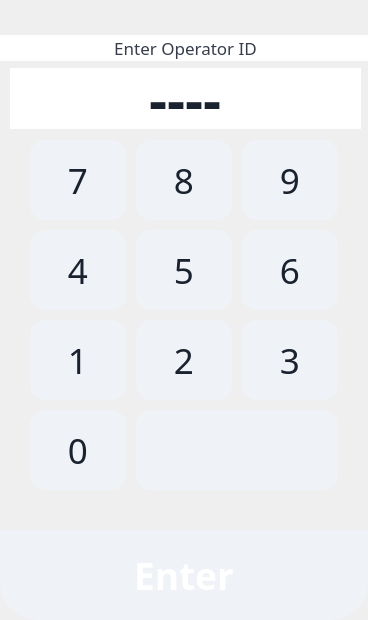
   <widget class="QWidget" name="wgtNumPad" native="true">
    <property name="geometry">
     <rect>
      <x>980</x>
      <y>91</y>
      <width>368</width>
      <height>620</height>
     </rect>
    </property>
    <property name="minimumSize">
     <size>
      <width>368</width>
      <height>620</height>
     </size>
    </property>
    <property name="maximumSize">
     <size>
      <width>368</width>
      <height>620</height>
     </size>
    </property>
    <property name="autoFillBackground">
     <bool>false</bool>
    </property>
    <property name="styleSheet">
     <string notr="true">QWidget#wgtNumPad
{
    background-color: rgb(255,255,255);
    color: rgb(25,34,46);
    border-style: solid;
    border-radius: 40px;
   /* border-top-left-radius: 0px;
    border-top-right-radius: 0px;
    border-bottom-left-radius: 40px;
    border-bottom-right-radius: 40px;
    border-width: 1px;
    border-color: rgb(255,0,0); */
}</string>
    </property>
    <widget class="QPushButton" name="butSeven">
     <property name="geometry">
      <rect>
       <x>30</x>
       <y>140</y>
       <width>96</width>
       <height>80</height>
      </rect>
     </property>
     <property name="minimumSize">
      <size>
       <width>96</width>
       <height>80</height>
      </size>
     </property>
     <property name="maximumSize">
      <size>
       <width>96</width>
       <height>80</height>
      </size>
     </property>
     <property name="font">
      <font>
       <family>Poppins SemiBold</family>
       <pointsize>26</pointsize>
       <weight>50</weight>
       <bold>false</bold>
      </font>
     </property>
     <property name="styleSheet">
      <string notr="true">QPushButton#butSeven
{
    background-color: rgb(239,242,246);
    color: rgb(25,34,46);
    border-style: solid;
    border-radius: 15px;
    border-width: 0px;
    line-height: 10px;
}</string>
     </property>
     <property name="text">
      <string notr="true">7</string>
     </property>
    </widget>
    <widget class="QPushButton" name="butEight">
     <property name="geometry">
      <rect>
       <x>136</x>
       <y>140</y>
       <width>96</width>
       <height>80</height>
      </rect>
     </property>
     <property name="minimumSize">
      <size>
       <width>96</width>
       <height>80</height>
      </size>
     </property>
     <property name="maximumSize">
      <size>
       <width>96</width>
       <height>100</height>
      </size>
     </property>
     <property name="font">
      <font>
       <family>Poppins Medium</family>
       <pointsize>26</pointsize>
       <weight>50</weight>
       <bold>false</bold>
       <stylestrategy>PreferAntialias</stylestrategy>
      </font>
     </property>
     <property name="styleSheet">
      <string notr="true">QPushButton#butEight
{
    background-color: rgb(239,242,246);
    color: rgb(25,34,46);
    border-style: solid;
    border-radius: 15px;
    border-width: 0px;
}</string>
     </property>
     <property name="text">
      <string>8</string>
     </property>
    </widget>
    <widget class="QPushButton" name="butNine">
     <property name="geometry">
      <rect>
       <x>242</x>
       <y>140</y>
       <width>96</width>
       <height>80</height>
      </rect>
     </property>
     <property name="minimumSize">
      <size>
       <width>96</width>
       <height>80</height>
      </size>
     </property>
     <property name="maximumSize">
      <size>
       <width>96</width>
       <height>100</height>
      </size>
     </property>
     <property name="font">
      <font>
       <family>Poppins Medium</family>
       <pointsize>26</pointsize>
       <weight>50</weight>
       <bold>false</bold>
       <stylestrategy>PreferAntialias</stylestrategy>
      </font>
     </property>
     <property name="styleSheet">
      <string notr="true">QPushButton#butNine
{
    background-color: rgb(239,242,246);
    color: rgb(25,34,46);
    border-style: solid;
    border-radius: 15px;
    border-width: 0px;
}</string>
     </property>
     <property name="text">
      <string>9</string>
     </property>
    </widget>
    <widget class="QPushButton" name="butFive">
     <property name="geometry">
      <rect>
       <x>136</x>
       <y>230</y>
       <width>96</width>
       <height>80</height>
      </rect>
     </property>
     <property name="minimumSize">
      <size>
       <width>96</width>
       <height>80</height>
      </size>
     </property>
     <property name="maximumSize">
      <size>
       <width>96</width>
       <height>100</height>
      </size>
     </property>
     <property name="font">
      <font>
       <family>Poppins Medium</family>
       <pointsize>26</pointsize>
       <weight>50</weight>
       <bold>false</bold>
       <stylestrategy>PreferAntialias</stylestrategy>
      </font>
     </property>
     <property name="styleSheet">
      <string notr="true">QPushButton#butFive
{
    background-color: rgb(239,242,246);
    color: rgb(25,34,46);
    border-style: solid;
    border-radius: 15px;
    border-width: 0px;
}</string>
     </property>
     <property name="text">
      <string>5</string>
     </property>
    </widget>
    <widget class="QPushButton" name="butSix">
     <property name="geometry">
      <rect>
       <x>242</x>
       <y>230</y>
       <width>96</width>
       <height>80</height>
      </rect>
     </property>
     <property name="minimumSize">
      <size>
       <width>96</width>
       <height>80</height>
      </size>
     </property>
     <property name="maximumSize">
      <size>
       <width>96</width>
       <height>100</height>
      </size>
     </property>
     <property name="font">
      <font>
       <family>Poppins Medium</family>
       <pointsize>26</pointsize>
       <weight>50</weight>
       <bold>false</bold>
       <stylestrategy>PreferAntialias</stylestrategy>
      </font>
     </property>
     <property name="styleSheet">
      <string notr="true">QPushButton#butSix
{
    background-color: rgb(239,242,246);
    color: rgb(25,34,46);
    border-style: solid;
    border-radius: 15px;
    border-width: 0px;
}</string>
     </property>
     <property name="text">
      <string>6</string>
     </property>
    </widget>
    <widget class="QPushButton" name="butThree">
     <property name="geometry">
      <rect>
       <x>242</x>
       <y>320</y>
       <width>96</width>
       <height>80</height>
      </rect>
     </property>
     <property name="minimumSize">
      <size>
       <width>96</width>
       <height>80</height>
      </size>
     </property>
     <property name="maximumSize">
      <size>
       <width>96</width>
       <height>100</height>
      </size>
     </property>
     <property name="font">
      <font>
       <family>Poppins Medium</family>
       <pointsize>26</pointsize>
       <weight>50</weight>
       <bold>false</bold>
       <stylestrategy>PreferAntialias</stylestrategy>
      </font>
     </property>
     <property name="styleSheet">
      <string notr="true">QPushButton#butThree
{
    background-color: rgb(239,242,246);
    color: rgb(25,34,46);
    border-style: solid;
    border-radius: 15px;
    border-width: 0px;
}</string>
     </property>
     <property name="text">
      <string>3</string>
     </property>
    </widget>
    <widget class="QPushButton" name="butOne">
     <property name="geometry">
      <rect>
       <x>30</x>
       <y>320</y>
       <width>96</width>
       <height>80</height>
      </rect>
     </property>
     <property name="minimumSize">
      <size>
       <width>96</width>
       <height>80</height>
      </size>
     </property>
     <property name="maximumSize">
      <size>
       <width>96</width>
       <height>100</height>
      </size>
     </property>
     <property name="font">
      <font>
       <family>Poppins SemiBold</family>
       <pointsize>26</pointsize>
       <weight>50</weight>
       <bold>false</bold>
      </font>
     </property>
     <property name="styleSheet">
      <string notr="true">QPushButton#butOne
{
    background-color: rgb(239,242,246);
    color: rgb(25,34,46);
    border-style: solid;
    border-radius: 15px;
    border-width: 0px;
}</string>
     </property>
     <property name="text">
      <string>1</string>
     </property>
    </widget>
    <widget class="QPushButton" name="butFour">
     <property name="geometry">
      <rect>
       <x>30</x>
       <y>230</y>
       <width>96</width>
       <height>80</height>
      </rect>
     </property>
     <property name="minimumSize">
      <size>
       <width>96</width>
       <height>80</height>
      </size>
     </property>
     <property name="maximumSize">
      <size>
       <width>96</width>
       <height>100</height>
      </size>
     </property>
     <property name="font">
      <font>
       <family>Poppins Medium</family>
       <pointsize>26</pointsize>
       <weight>50</weight>
       <bold>false</bold>
       <stylestrategy>PreferAntialias</stylestrategy>
      </font>
     </property>
     <property name="styleSheet">
      <string notr="true">QPushButton#butFour
{
    background-color: rgb(239,242,246);
    color: rgb(25,34,46);
    border-style: solid;
    border-radius: 15px;
    border-width: 0px;
}</string>
     </property>
     <property name="text">
      <string>4</string>
     </property>
    </widget>
    <widget class="QPushButton" name="butTwo">
     <property name="geometry">
      <rect>
       <x>136</x>
       <y>320</y>
       <width>96</width>
       <height>80</height>
      </rect>
     </property>
     <property name="minimumSize">
      <size>
       <width>96</width>
       <height>80</height>
      </size>
     </property>
     <property name="maximumSize">
      <size>
       <width>96</width>
       <height>100</height>
      </size>
     </property>
     <property name="font">
      <font>
       <family>Poppins Medium</family>
       <pointsize>26</pointsize>
       <weight>50</weight>
       <bold>false</bold>
       <stylestrategy>PreferAntialias</stylestrategy>
      </font>
     </property>
     <property name="styleSheet">
      <string notr="true">QPushButton#butTwo
{
    background-color: rgb(239,242,246);
    color: rgb(25,34,46);
    border-style: solid;
    border-radius: 15px;
    border-width: 0px;
}</string>
     </property>
     <property name="text">
      <string>2</string>
     </property>
    </widget>
    <widget class="QPushButton" name="butZero">
     <property name="geometry">
      <rect>
       <x>30</x>
       <y>410</y>
       <width>96</width>
       <height>80</height>
      </rect>
     </property>
     <property name="minimumSize">
      <size>
       <width>96</width>
       <height>80</height>
      </size>
     </property>
     <property name="maximumSize">
      <size>
       <width>96</width>
       <height>100</height>
      </size>
     </property>
     <property name="font">
      <font>
       <family>Poppins SemiBold</family>
       <pointsize>26</pointsize>
       <weight>50</weight>
       <bold>false</bold>
      </font>
     </property>
     <property name="styleSheet">
      <string notr="true">QPushButton#butZero
{
    background-color: rgb(239,242,246);
    color: rgb(25,34,46);
    border-style: solid;
    border-radius: 15px;
    border-width: 0px;
}</string>
     </property>
     <property name="text">
      <string>0</string>
     </property>
    </widget>
    <widget class="QPushButton" name="butBackspace">
     <property name="geometry">
      <rect>
       <x>136</x>
       <y>410</y>
       <width>202</width>
       <height>80</height>
      </rect>
     </property>
     <property name="minimumSize">
      <size>
       <width>202</width>
       <height>80</height>
      </size>
     </property>
     <property name="maximumSize">
      <size>
       <width>202</width>
       <height>80</height>
      </size>
     </property>
     <property name="font">
      <font>
       <family>Poppins SemiBold</family>
       <pointsize>26</pointsize>
       <weight>75</weight>
       <bold>true</bold>
      </font>
     </property>
     <property name="styleSheet">
      <string notr="true">QPushButton#butBackspace
{
	background:url(:/images/screens/numberpad-backspace-bttn.png);
    background-color: rgb(239,242,246);
    color: rgb(25,34,46);
    border-style: solid;
    border-radius: 15px;
    border-width: 0px;
}</string>
     </property>
     <property name="text">
      <string/>
     </property>
    </widget>
    <widget class="QPushButton" name="butEnter">
     <property name="geometry">
      <rect>
       <x>0</x>
       <y>530</y>
       <width>368</width>
       <height>90</height>
      </rect>
     </property>
     <property name="minimumSize">
      <size>
       <width>368</width>
       <height>90</height>
      </size>
     </property>
     <property name="maximumSize">
      <size>
       <width>368</width>
       <height>90</height>
      </size>
     </property>
     <property name="font">
      <font>
       <family>Poppins Medium</family>
       <pointsize>28</pointsize>
       <weight>75</weight>
       <bold>true</bold>
      </font>
     </property>
     <property name="styleSheet">
      <string notr="true">QPushButton#butEnter
{
	background:url(:/images/screens/numberpad-enter-bttn.png);
    background-color: rgb(239,242,246);
    color: rgb(255,255,255);
    border-style: solid;
    border-top-left-radius: 0px;
    border-top-right-radius: 0px;
    border-bottom-left-radius: 38px;
    border-bottom-right-radius: 38px;
    border-width: 0px;
}</string>
     </property>
     <property name="text">
      <string>Enter</string>
     </property>
    </widget>
    <widget class="QLabel" name="lblEnterItem">
     <property name="geometry">
      <rect>
       <x>0</x>
       <y>35</y>
       <width>371</width>
       <height>26</height>
      </rect>
     </property>
     <property name="font">
      <font>
       <family>Poppins</family>
       <pointsize>13</pointsize>
      </font>
     </property>
     <property name="autoFillBackground">
      <bool>false</bool>
     </property>
     <property name="styleSheet">
      <string notr="true">QLabel#lblEnterItem
{
    color: rgb(55,60,75);
    background-color: rgb(255,255,255);
}</string>
     </property>
     <property name="text">
      <string>Enter Operator ID</string>
     </property>
     <property name="alignment">
      <set>Qt::AlignCenter</set>
     </property>
    </widget>
    <widget class="hobart::numericLineEdit" name="txtOpID">
     <property name="geometry">
      <rect>
       <x>10</x>
       <y>68</y>
       <width>351</width>
       <height>61</height>
      </rect>
     </property>
     <property name="font">
      <font>
       <family>Poppins</family>
       <pointsize>42</pointsize>
       <weight>75</weight>
       <bold>true</bold>
      </font>
     </property>
     <property name="autoFillBackground">
      <bool>false</bool>
     </property>
     <property name="styleSheet">
      <string notr="true">QLineEdit#txtOpID
{
    color: rgb(25,34,46);
    background-color:rgb(255,255,255);
    border: 0px;
}</string>
     </property>
     <property name="text">
      <string notr="true">----</string>
     </property>
     <property name="alignment">
      <set>Qt::AlignCenter</set>
     </property>
    </widget>
   </widget>
